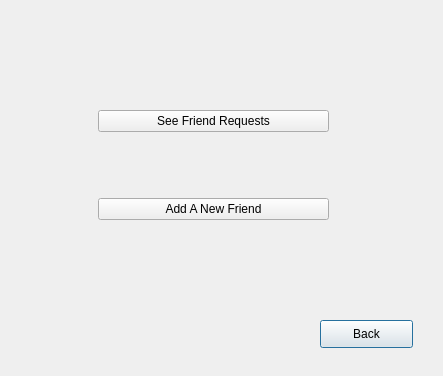
<?xml version="1.0" encoding="UTF-8"?>
<ui version="4.0">
 <class>newfriend_dialog</class>
 <widget class="QDialog" name="newfriend_dialog">
  <property name="geometry">
   <rect>
    <x>0</x>
    <y>0</y>
    <width>443</width>
    <height>376</height>
   </rect>
  </property>
  <property name="windowTitle">
   <string>Dialog</string>
  </property>
  <widget class="QPushButton" name="back_button">
   <property name="geometry">
    <rect>
     <x>320</x>
     <y>320</y>
     <width>93</width>
     <height>28</height>
    </rect>
   </property>
   <property name="text">
    <string>Back</string>
   </property>
  </widget>
  <widget class="QWidget" name="">
   <property name="geometry">
    <rect>
     <x>98</x>
     <y>50</y>
     <width>231</width>
     <height>231</height>
    </rect>
   </property>
   <layout class="QVBoxLayout" name="verticalLayout">
    <item>
     <widget class="QPushButton" name="seefriendrequest_button">
      <property name="text">
       <string>See Friend Requests</string>
      </property>
     </widget>
    </item>
    <item>
     <widget class="QPushButton" name="addnewfriend_button">
      <property name="text">
       <string>Add A New Friend</string>
      </property>
     </widget>
    </item>
   </layout>
  </widget>
 </widget>
 <resources/>
 <connections>
  <connection>
   <sender>back_button</sender>
   <signal>clicked()</signal>
   <receiver>newfriend_dialog</receiver>
   <slot>close()</slot>
   <hints>
    <hint type="sourcelabel">
     <x>345</x>
     <y>332</y>
    </hint>
    <hint type="destinationlabel">
     <x>265</x>
     <y>341</y>
    </hint>
   </hints>
  </connection>
 </connections>
</ui>
